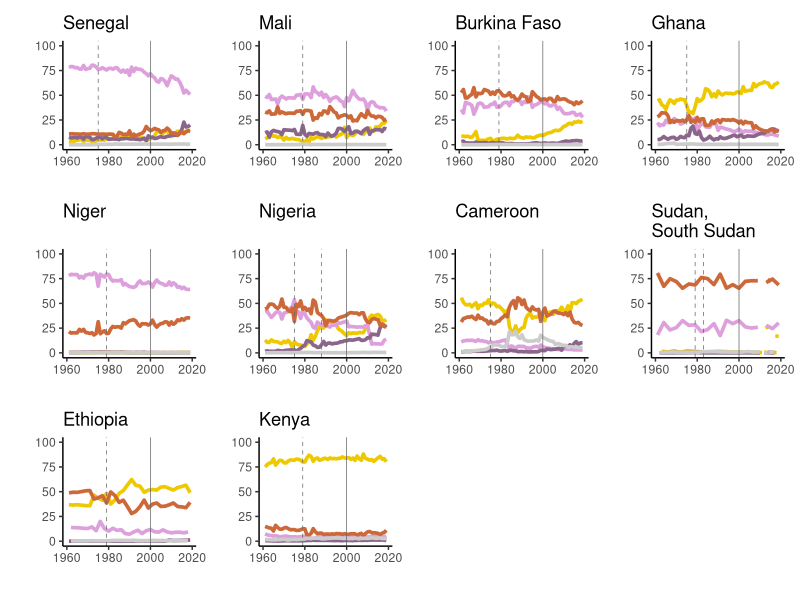

The R source for this figure:
################### Supplemental figure for FAO data
library(tidyverse)
library(patchwork)

### manipulate df to have fraction of total area harvested for each crop
fao <- read.csv('FAOSTAT_data_1-11-2021.csv', header = T, stringsAsFactors = T)
fao <- dplyr::select(fao, c("Area","Item", "Year", "Value"))
fao_wide <- tidyr::pivot_wider(fao, names_from = Item, values_from = Value)
fao_wide[is.na(fao_wide)] <- 0 #replace NA with 0
fao_wide$Total <- fao_wide$Maize + fao_wide$Millet + fao_wide$`Rice, paddy` + fao_wide$Sorghum + fao_wide$`Sugar cane`
fao_wide$sor_p <- fao_wide$Sorghum/fao_wide$Total
fao_wide$sug_p <- fao_wide$'Sugar cane'/fao_wide$Total
fao_wide$mze_p <- fao_wide$Maize/fao_wide$Total
fao_wide$mil_p <- fao_wide$Millet/fao_wide$Total
fao_wide$ric_p <- fao_wide$'Rice, paddy'/fao_wide$Total
colnames(fao_wide)[3:7] <- c("Sorghum","Sugarcane","Maize","Millet","Rice")
fao_long <- dplyr::select(fao_wide, c(Area, Year, sor_p, sug_p, mze_p, mil_p, ric_p)) %>%
  dplyr::rename("Sorghum" = sor_p, "Sugarcane" = sug_p, "Maize" = mze_p,"Millet"= mil_p, "Rice" = ric_p) %>%
  tidyr::pivot_longer(cols = c(Sorghum, Sugarcane, Maize, Millet, Rice))

### a figure of Sudan + South Sudan
sud <- dplyr::filter(fao_long, Area == c("Sudan","South Sudan","Sudan (former)"))
sud$id <- paste0(sud$name,sud$Area)
sud_p <- ggplot(sud, aes(x=Year, y=value*100, group=id, col=name, lty=Area)) + geom_line(size=1.25) +
  theme_classic() + scale_linetype_manual(values = c(9, 1, 1), name="Country") + 
  ylab("") +
  xlab("") +
  scale_color_manual(values = c('gold2','plum', "plum4",'sienna3', "grey80"), name="Host") +
  geom_vline(xintercept = 1983, lty=2, size=0.25, col="grey40") +
  geom_vline(xintercept = 1979, lty=2, size=0.25, col="grey40") +
  geom_vline(xintercept = 2000, size=0.25, col="grey40") +
  # annotate("text", x=1969, y=80, label="Ram83", size=3.5, col="grey40") +
  # annotate("text", x=1992, y=60, label="Beb86", size=3.5, col="grey40") +
  ylim(c(0,100)) +
  ggtitle("Sudan, \nSouth Sudan") +
  theme(legend.position = "none")

### a figure of Nigeria 
nig <- dplyr::filter(fao_long, Area == "Nigeria")
nig_p <- ggplot(nig, aes(x=Year, y=value*100, col=name)) + geom_line(size=1.25) +
  theme_classic() + 
  ylim(0,100) + 
  ylab("") +
  xlab("") +
  scale_color_manual(values = c('gold2','plum', "plum4",'sienna3', "grey80"), name="Host") +
  geom_vline(xintercept = 1975, lty=2, size=0.25, col="grey40") +
  geom_vline(xintercept = 1988, lty=2, size=0.25, col="grey40") +
  geom_vline(xintercept = 2000, size=0.25, col="grey40") +
  # annotate("text", x=1968, y=80, label="King77", size=3.5, col="grey40") +
  # annotate("text", x=1995, y=60, label="Kim94", size=3.5, col="grey40") +
  ggtitle("Nigeria")+
  theme(legend.position = "none")

### Senegal
sen <- dplyr::filter(fao_long, Area == "Senegal")
sen_p <- ggplot(sen, aes(x=Year, y=value*100, col=name)) + geom_line(size=1.25) +
  theme_classic() + 
  ylim(0,100) + 
  ylab("") +
  xlab("") +
  scale_color_manual(values = c('gold2','plum', "plum4",'sienna3', "grey80"), name="Host") +
  geom_vline(xintercept = 1975, lty=2, size=0.25, col="grey40") +
  geom_vline(xintercept = 2000, size=0.25, col="grey40") +
  # annotate("text", x=1968, y=90, label="King77", size=3.5, col="grey40") +
  ggtitle("Senegal")+
  theme(legend.position = "none")

### Cameroon
cam <- dplyr::filter(fao_long, Area == "Cameroon")
cam_p <- ggplot(cam, aes(x=Year, y=value*100, col=name)) + geom_line(size=1.25) +
  theme_classic() + 
  ylim(0,100) + 
  ylab("") +
  xlab("") +
  scale_color_manual(values = c('gold2','plum', "plum4",'sienna3', "grey80"), name="Host") +
  geom_vline(xintercept = 1975, lty=2, size=0.25, col="grey40") +
  geom_vline(xintercept = 2000, size=0.25, col="grey40") +
  # annotate("text", x=1968, y=90, label="King77", size=3.5, col="grey40") +
  ggtitle("Cameroon")+
  theme(legend.position = "none")

### Ghana
gha <- dplyr::filter(fao_long, Area == "Ghana")
gha_p <- ggplot(gha, aes(x=Year, y=value*100, col=name)) + geom_line(size=1.25) +
  theme_classic() + 
  ylim(0,100) + 
  ylab("") +
  xlab("") +
  scale_color_manual(values = c('gold2','plum', "plum4",'sienna3', "grey80"), name="Host") +
  geom_vline(xintercept = 1975, lty=2, size=0.25, col="grey40") +
  geom_vline(xintercept = 2000, size=0.25, col="grey40") +
  # annotate("text", x=1968, y=90, label="King77", size=3.5, col="grey40") +
  ggtitle("Ghana")+
  theme(legend.position = "none")

### Burkina Faso
bf <- dplyr::filter(fao_long, Area == c("Burkina Faso"))
bf_p <- ggplot(bf, aes(x=Year, y=value*100, col=name)) + geom_line(size=1.25) +
  theme_classic() + 
  ylab("") +
  xlab("") +
  scale_color_manual(values = c('gold2','plum', "plum4",'sienna3', "grey80"), name="Host") +
  geom_vline(xintercept = 1979, lty=2, size=0.25, col="grey40") +
  geom_vline(xintercept = 2000, size=0.25, col="grey40") +
  # annotate("text", x=1969, y=80, label="Ram83", size=3.5, col="grey40") +
  ylim(c(0,100)) +
  ggtitle("Burkina Faso")+
  theme(legend.position = "none")

### Mali
mal <- dplyr::filter(fao_long, Area == c("Mali"))
mal_p <- ggplot(mal, aes(x=Year, y=value*100, col=name)) + geom_line(size=1.25) +
  theme_classic() + 
  ylab("") +
  xlab("") +
  scale_color_manual(values = c('gold2','plum', "plum4",'sienna3', "grey80"), name="Host") +
  geom_vline(xintercept = 1979, lty=2, size=0.25, col="grey40") +
  geom_vline(xintercept = 2000, size=0.25, col="grey40") +
  # annotate("text", x=1969, y=80, label="Ram83", size=3.5, col="grey40") +
  ylim(c(0,100)) +
  ggtitle("Mali")+
  theme(legend.position = "none")

### Niger
ngr <- dplyr::filter(fao_long, Area == c("Niger"))
ngr_p <- ggplot(ngr, aes(x=Year, y=value*100, col=name)) + geom_line(size=1.25) +
  theme_classic() + 
  ylab("") +
  xlab("") +
  scale_color_manual(values = c('gold2','plum', "plum4",'sienna3', "grey80"), name="Host") +
  geom_vline(xintercept = 1979, lty=2, size=0.25, col="grey40") +
  geom_vline(xintercept = 2000, size=0.25, col="grey40") +
  # annotate("text", x=1969, y=90, label="Ram83", size=3.5, col="grey40") +
  ylim(c(0,100)) +
  ggtitle("Niger")+
  theme(legend.position = "none")

### Ethiopia
eth <- dplyr::filter(fao_long, Area == c("Ethiopia","Ethiopia PDR"))
eth_p <- ggplot(eth, aes(x=Year, y=value*100, col=name)) + geom_line(size=1.25) +
  theme_classic() + 
  ylab("") +
  xlab("") +
  scale_color_manual(values = c('gold2','plum', "plum4",'sienna3', "grey80"), name="Host") +
  geom_vline(xintercept = 1979, lty=2, size=0.25, col="grey40") +
  geom_vline(xintercept = 2000, size=0.25, col="grey40") +
  # annotate("text", x=1969, y=80, label="Ram83", size=3.5, col="grey40") +
  ylim(c(0,100)) +
  ggtitle("Ethiopia")+
  theme(legend.position = "none")

### Kenya
ken <- dplyr::filter(fao_long, Area == "Kenya")
ken_p <- ggplot(ken, aes(x=Year, y=value*100, col=name)) + geom_line(size=1.25) +
  theme_classic() + 
  ylab("") +
  xlab("") +
  scale_color_manual(values = c('gold2','plum', "plum4",'sienna3', "grey80"), name="Host") +
  geom_vline(xintercept = 1979, lty=2, size=0.25, col="grey40") +
  geom_vline(xintercept = 2000, size=0.25, col="grey40") +
  # annotate("text", x=1969, y=95, label="Ram83", size=3.5, col="grey40") +
  ylim(c(0,100)) +
  ggtitle("Kenya")+
  theme(legend.position = "none")

pdf(file="FigS1_FAO.pdf", width=7.5, height=7.5)
  wrap_plots(sen_p, mal_p, bf_p, gha_p, ngr_p, nig_p, cam_p, sud_p, eth_p, ken_p)
dev.off()
